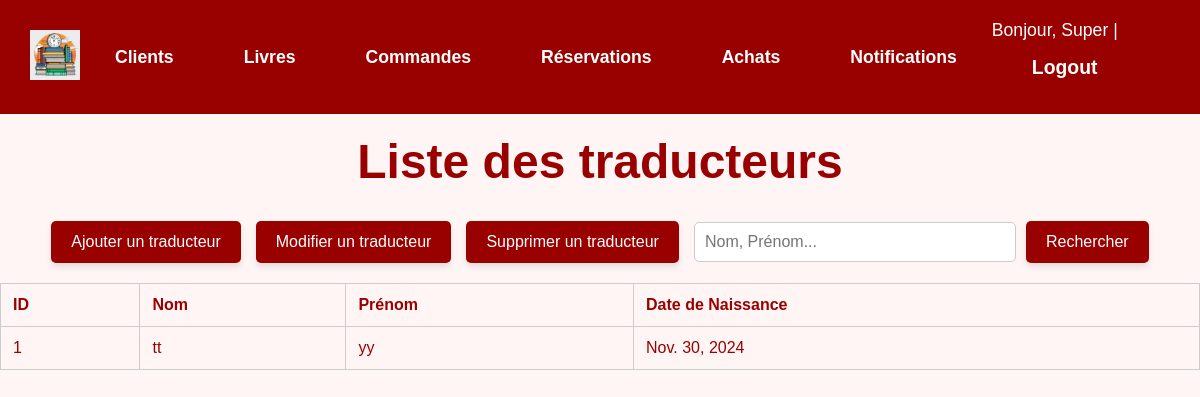
Page /traducteurs/ (signed in) on the earlier database version.
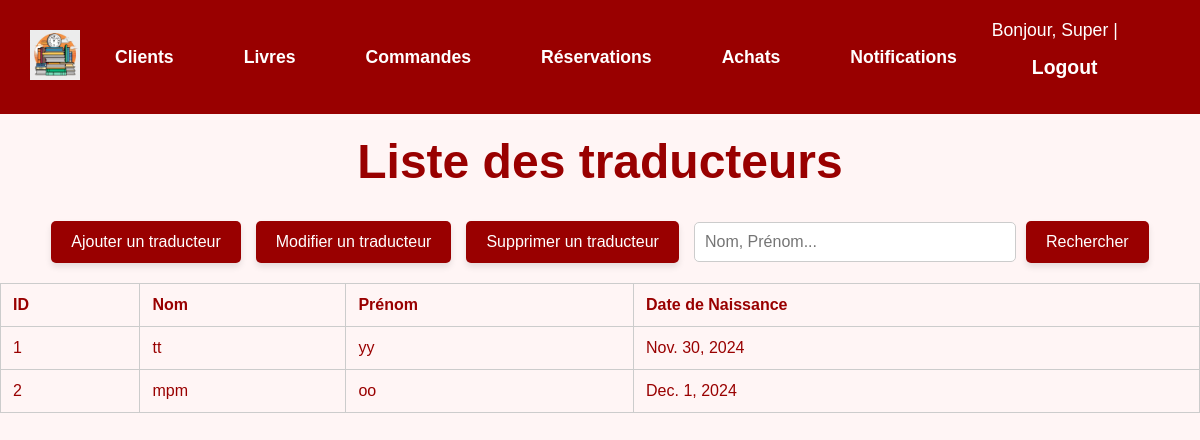
Same page on the later database version.
### gui/models.py (models this page shows, shortened)
class Traducteur(models.Model):
    nom = models.CharField(max_length=100)
    prenom = models.CharField(max_length=100)
    date_naissance = models.DateField(blank=True,null=True)
    class Meta:
        db_table = 'Traducteur'

### gui/views.py (the view)
# urls.py: path('traducteurs/', TraducteurList.as_view(), name='traducteurs_list'),
class TraducteurList(StaffRequiredMixin, ListView):
    model = Traducteur
    template_name = 'gui/lister_traducteurs.html'
    def get_queryset(self):
        sort_by = self.request.GET.get('sort_by', 'id')  # Par défaut : tri par 'nom'
        order = self.request.GET.get('order', 'asc')  # Par défaut : ordre ascendant
        sort_prefix = '' if order == 'asc' else '-'
        sorting_options = {
            'id':'id',
            'nom': 'nom',
            'prenom': 'prenom',
        }
        queryset = super().get_queryset()
        if sort_by in sorting_options:
            queryset = queryset.order_by(f"{sort_prefix}{sorting_options[sort_by]}")
        return queryset

### gui/views.py (called while the page is built)
    def test_func(self):
        return self.request.user.is_staff

### templates/gui/lister_traducteurs.html (shortened to what this page needs)
{% load static %}
<!DOCTYPE html>
<html lang="fr">
<head>
</head>
<body>
    {% include 'gui/navbar.html' %}
    <h1 style="color: #990000; text-align: center; font-size: 3em; margin-top: 20px;">Liste des traducteurs</h1>
    <div class="action-bar">
        <a href="/traducteurs/create/" class="button">Ajouter un traducteur</a>
        <a href="/traducteurs/saisir_traducteur_ID/" class="button">Modifier un traducteur</a>
        <a href="/traducteurs/delete/" class="button">Supprimer un traducteur</a>
        <form method="GET" action="{% url 'traducteurs_research' %}" style="display: inline-flex; align-items: center; gap: 10px;">
            <input type="text" id="search" name="search" placeholder="Nom, Prénom..." value="{{ request.GET.search }}">
            <button type="submit" class="button">Rechercher</button>
        </form>
    </div>
    <table>
        <thead>
            <tr>
                <th><a href="?sort_by=id&order={% if request.GET.order == 'asc' %}desc{% else %}asc{% endif %}">ID</a></th>
                <th><a href="?sort_by=nom&order={% if request.GET.sort_by == 'nom' and request.GET.order == 'asc' %}desc{% else %}asc{% endif %}">Nom</a></th>
                <th><a href="?sort_by=prenom&order={% if request.GET.sort_by == 'prenom' and request.GET.order == 'asc' %}desc{% else %}asc{% endif %}">Prénom</a></th>
                <th><a href="?sort_by=date_naissance&order={% if request.GET.sort_by == 'date_naissance' and request.GET.order == 'asc' %}desc{% else %}asc{% endif %}">Date de Naissance</a></th>
            </tr>
        </thead>
        <tbody>
            {% for traducteur in object_list %}
                <tr>
                    <td>{{ traducteur.id }}</td>
                    <td>{{ traducteur.nom }}</td>
                    <td>{{ traducteur.prenom }}</td>
                    <td>{{ traducteur.date_naissance }}</td>
                </tr>
            {% endfor %}
        </tbody>
    </table>
</body>
</html>

Differences in the rows shown:
added Traducteur: id "2", nom "mpm", prenom "oo", date_naissance "Dec. 1, 2024"
